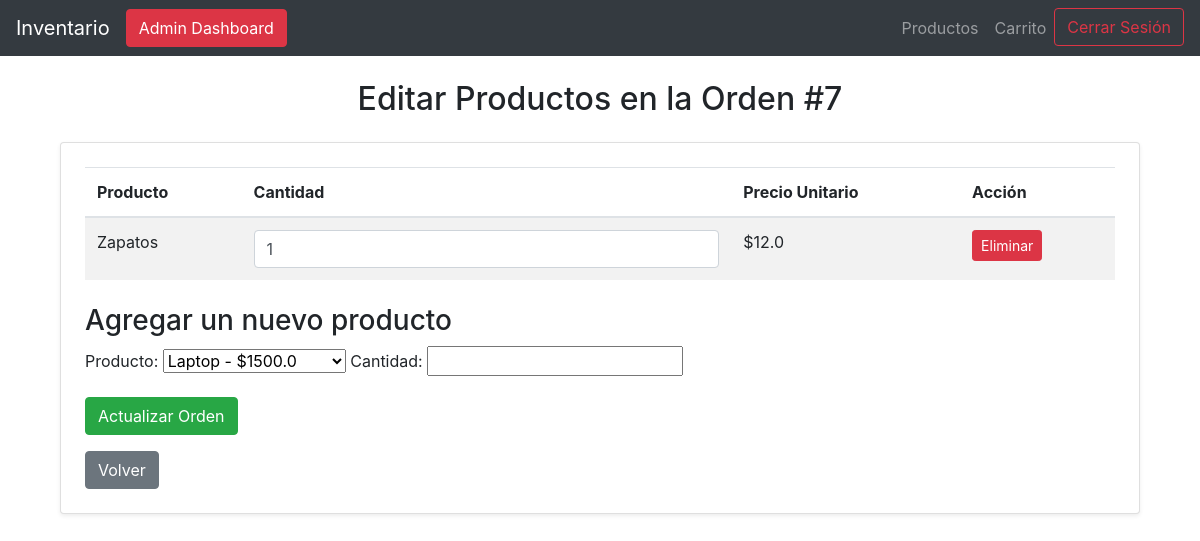
/editar_detalles_orden/7 (signed in), run on an earlier commit of the app's database.
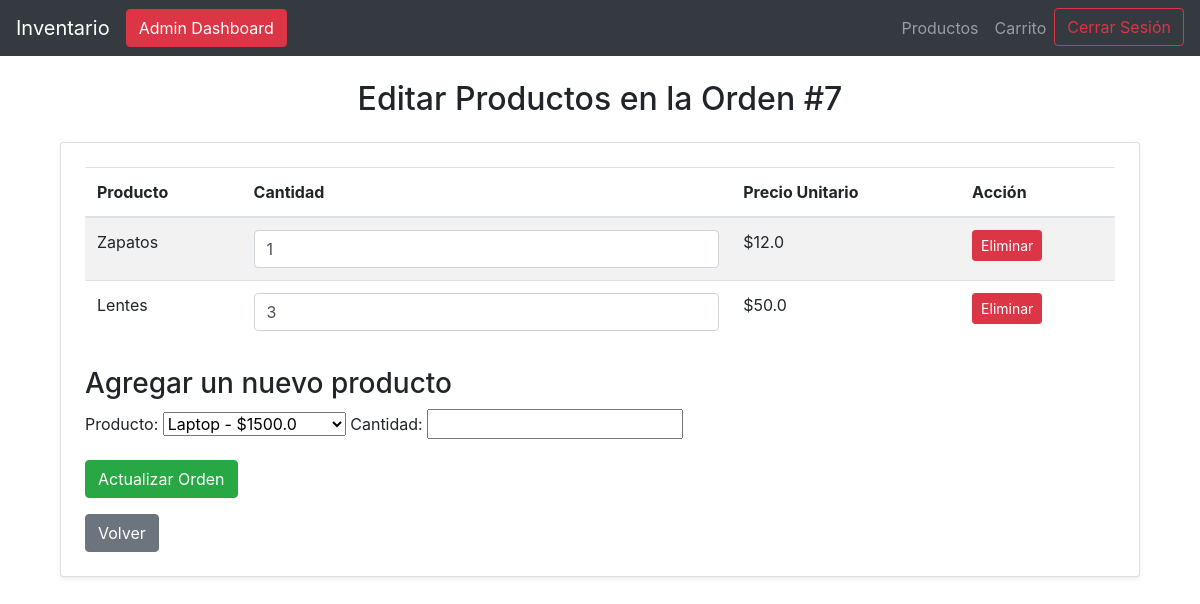
And on a later commit of the database.
### tables this page shows
CREATE TABLE detalles_orden (
               detalle_id INTEGER PRIMARY KEY AUTOINCREMENT,
               orden_id INTEGER NOT NULL,
               producto_id INTEGER NOT NULL,
               cantidad INTEGER NOT NULL,
               precio_unitario REAL NOT NULL,
               FOREIGN KEY (orden_id) REFERENCES ordenes(orden_id),
               FOREIGN KEY (producto_id) REFERENCES productos(id)
           );

CREATE TABLE productos (
            id INTEGER PRIMARY KEY AUTOINCREMENT,
            nombre TEXT UNIQUE NOT NULL,
            descripcion TEXT,
            cantidad INTEGER NOT NULL CHECK (cantidad >= 0),
            precio REAL NOT NULL CHECK (precio >= 0)
        );

### app.py (the view, shortened to what this page needs)
@app.route('/editar_detalles_orden/<int:orden_id>', methods=['GET', 'POST'])
@login_required
def editar_detalles_orden(orden_id):
    if current_user.rol != 'admin':
        return redirect(url_for('index'))  # Solo admin puede editar órdenes
    conn, cursor = connect_db()
    try:
        cursor.execute("SELECT * FROM ordenes WHERE orden_id = ?", (orden_id,))
        orden = cursor.fetchone()
        if not orden:
            return redirect(url_for('listar_ordenes'))  # Redirigir si la orden no existe
        cursor.execute("""
            SELECT d.detalle_id, p.nombre, d.cantidad, d.precio_unitario
            FROM detalles_orden d
            JOIN productos p ON d.producto_id = p.id
            WHERE d.orden_id = ?
        """, (orden_id,))
        detalles = cursor.fetchall()
        cursor.execute("SELECT id, nombre, precio FROM productos")
        productos_disponibles = cursor.fetchall()
    except sqlite3.OperationalError as e:
        print(f"Error de base de datos: {e}")
        conn.rollback()  # En caso de error, se revierte la transacción
        return "Error al procesar la orden. Por favor, inténtalo más tarde."
    finally:
        conn.close()  # Asegúrate de cerrar la conexión al final
    return render_template('editar_detalles_orden.html', orden=orden, detalles=detalles, productos_disponibles=productos_disponibles)

### app.py (called while the page is built)
@login_manager.user_loader
def load_user(user_id):
    conn, cursor = connect_db()
    cursor.execute("SELECT usuario_id, nombre, email, rol FROM usuarios WHERE usuario_id = ?", (user_id,))
    usuario = cursor.fetchone()
    return Usuario(id=usuario[0], nombre=usuario[1], email=usuario[2], rol=usuario[3]) if usuario else None

### database.py (called while the page is built)
def connect_db():
    conn = sqlite3.connect(DB_NAME)
    cursor = conn.cursor()
    return conn, cursor

### templates/editar_detalles_orden.html
{% extends 'base.html' %}
{% block content %}
<div class="container mt-4">
    <h2 class="mb-4 text-center">Editar Productos en la Orden #{{ orden[0] }}</h2>
    <div class="card shadow-sm p-4">
        <form method="POST">
            <table class="table table-striped">
                <thead>
                    <tr>
                        <th>Producto</th>
                        <th>Cantidad</th>
                        <th>Precio Unitario</th>
                        <th>Acción</th>
                    </tr>
                </thead>
                <tbody>
                    {% for detalle in detalles %}
                    <tr>
                        <td>{{ detalle[1] }}</td>
                        <td>
                            <input type="number" name="cantidad_{{ detalle[0] }}" value="{{ detalle[2] }}" min="0" class="form-control">
                        </td>
                        <td>${{ detalle[3] }}</td>
                        <td>
                            <button type="submit" name="eliminar_{{ detalle[0] }}" value="1" class="btn btn-danger btn-sm">Eliminar</button>
                        </td>
                    </tr>
                    {% endfor %}
                </tbody>
            </table>
            <h3 class="mt-4">Agregar un nuevo producto</h3>
            <div class="mb-3">
                <label for="nuevo_producto" class="form-label">Producto:</label>
                <select name="nuevo_producto" class="form-select">
                    {% for producto in productos_disponibles %}
                        <option value="{{ producto[0] }}">{{ producto[1] }} - ${{ producto[2] }}</option>
                    {% endfor %}
                </select>
                <label for="nueva_cantidad" class="form-label">Cantidad:</label>
                <input type="number" name="nueva_cantidad" min="1">
            </div>
            <button type="submit" class="btn btn-success">Actualizar Orden</button>
        </form>
        <div class="mt-3">
            <a href="/orden/{{ orden[0] }}" class="btn btn-secondary">Volver</a>
        </div>
    </div>
</div>
{% endblock %}

What changed in the data, as far as the page shows it:
added detalles_orden: nombre "Lentes", cantidad "3", precio_unitario "50.0"
